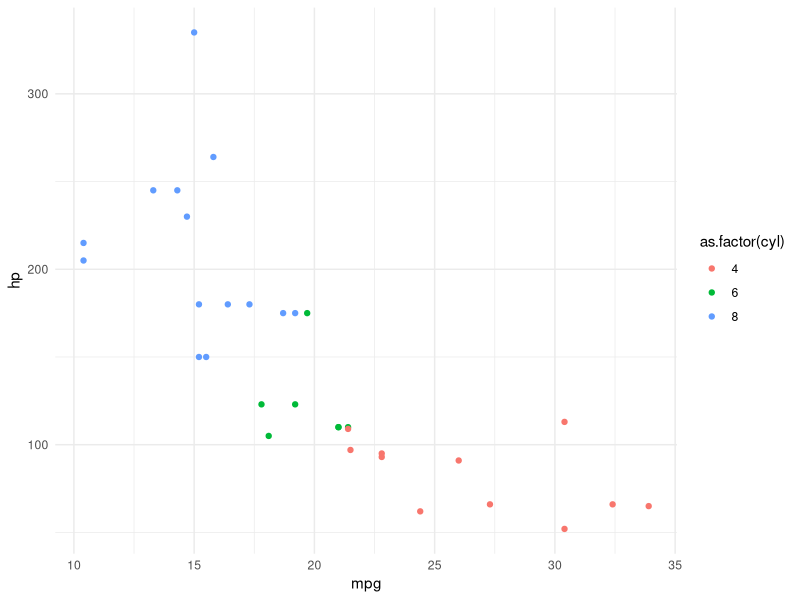

Write R code to recreate this figure.
## ---- chunk 1
library(ggplot2)
ggplot(data = mtcars, 
       aes(x = mpg, y = hp, 
           col = as.factor(cyl))) + 
  geom_point() + 
  theme_minimal()
1 + 1
## ---- chunk 2
2 * 2
